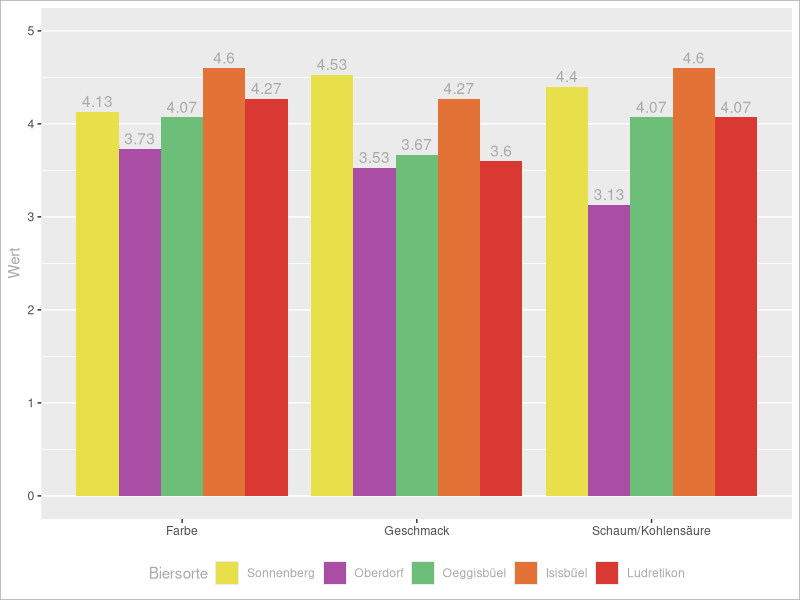
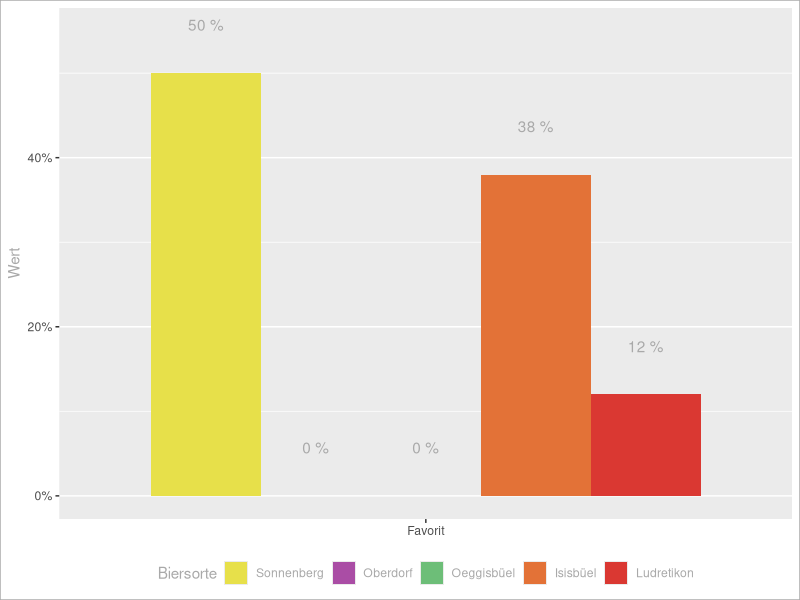

Reproduce these figures in R, in order.
## ---- chunk 1
#| label: csv
#| echo: false
# read the csv

library(tidyverse, warn.conflicts = FALSE, quietly = TRUE)
library(here)
options(knitr.kable.NA = '')

tabelle <- read_csv(here("data/tabelle.csv")) |> 
  filter(!if_all(c(3:6), ~ is.na(.)))

knitr::kable(tabelle,
             align = c("l", "l", "c", "c", "c", "c", "l"))
## ---- chunk 2
#| label: pivot
#| echo: false
options(knitr.kable.NA = '')

pivot <- tabelle |> 
  mutate(n = sum(Favorit)) |> 
  group_by(Biersorte) |> 
  reframe(across(c(2,3,4), \(x) mean(x, na.rm = TRUE)),
            across(c(5), \(x) sum(x, na.rm = TRUE)/n)) |> 
  unique()

knitr::kable(pivot, digits = c(0, 1, 1, 1, 2))
## ---- chunk 3
#| label: prep
#| echo: false
#| output: false

# make the data tidy
pivot <- pivot |> 
  pivot_longer(-c(1),
               names_to = "Kategorie", values_to = "Wert") |> 
  mutate(Biersorte = factor(Biersorte,
                            levels = c("Sonnenberg", "Oberdorf", "Oeggisbüel", "Isisbüel", "Ludretikon"),
                            ordered = TRUE)) |> 
  mutate(Wert = round(Wert, 2))

# create theme
mytheme <- theme(axis.title.x = element_blank(),
                 legend.position = "bottom",
                 panel.grid.major.x = element_blank(),
                 text = element_text(colour = "darkgrey"),
                 plot.title = element_text(colour = "darkgrey", size = 11, hjust = 0.5),
                 plot.background = element_rect(colour = "darkgrey", fill=NA, linewidth =.5) )

# define colors
mycolor <- c("#E7E04A", "#AA4DA5", "#6DBE78", "#E37237", "#DA3832")
## ---- chunk 4
#| label: plot_values
#| echo: false

pivot |>
  filter(Kategorie != "Favorit") |> 
  ggplot(aes(y = Wert, x = Kategorie, fill = Biersorte)) +
    geom_col(position = "dodge") +
    geom_text(aes(label = Wert, y = Wert + 0.05), colour = "darkgrey", position = position_dodge(0.9), vjust = 0) +
    expand_limits(y = c(0,5)) +
    scale_fill_manual(values = mycolor) +
    mytheme
  
## ---- chunk 5
#| label: plot_favorite
#| echo: false

pivot |> 
  filter(Kategorie == "Favorit") |> 
  ggplot(aes(y = Wert, x = Kategorie, fill = Biersorte)) +
    geom_col(position = "dodge") +
    geom_text(aes(label = paste(Wert*100, "%"), y = Wert + 0.05),
              colour = "darkgrey", position = position_dodge(0.9), vjust = 0) +
  scale_y_continuous(labels = scales::percent) +
  scale_fill_manual(values = mycolor) +
  mytheme
  
